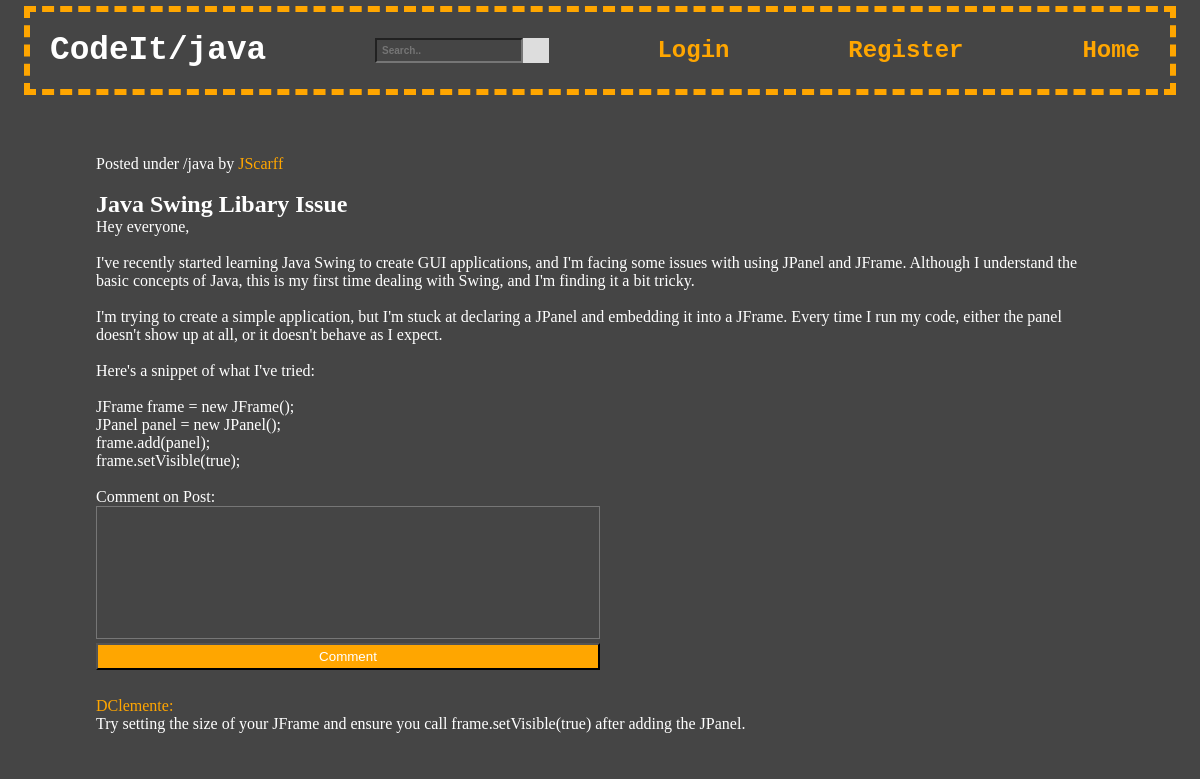
The page /post?post_id=3 on the database its author committed.
### tables this page shows
CREATE TABLE ForumPost(
        PostId INTEGER PRIMARY KEY NOT NULL,
        PostedBy TEXT NOT NULL,
        PostTitle TEXT NOT NULL,
        PostContent TEXT NOT NULL,
        PostSubForum TEXT NOT NULL,
        Upvotes INTEGER NOT NULL,
        Downvotes INTEGER NOT NULL
    );

### run.py (the view)
@app.route("/post")
def post():
    id = request.args.get('post_id')
    con = sql.connect("ForumPosts.db")
    con.row_factory = sql.Row
    cur = con.cursor()
    sql_select_query = """select * from ForumPost WHERE\
        PostId = ?"""
    cur.execute(sql_select_query, (id,))
    post = cur.fetchone()
    con.close()
    postDict = None
    if post:
        postDict = {
            "postId": post[0],
            "postedBy": post[1],
            "title": post[2],
            "content": post[3],
            "subforum": post[4]
        }
    con = sql.connect("PostComments.db")
    con.row_factory = sql.Row
    cur = con.cursor()
    sql_select_query = """select * from PostComment where\
        PostId = ?"""
    cur.execute(sql_select_query, (id,))
    comments = cur.fetchall()
    print(comments)
    con.close()
    return render_template('post.html',
            postDict = postDict, comments=comments )

### templates/post.html (shortened to what this page needs)
<!DOCTYPE html>
<html lang="en">
<head>
    <link href="../static/css/post.css" rel="stylesheet">
</head>
<body>
    <nav class="nav-bar">
        <div class="forum-logo">
          <h3>CodeIt/{{postDict['subforum']}}</h3>
        </div>
        <div class="search-container">
          <form action="/index">
            <input type="text" placeholder="Search.." name="search">
            <button type="submit"></button>
          </form>
        </div>
        {% if not session['logged_in'] %}
          <a href="/login-clicked">Login</a>
          <a href="/register">Register</a>
        {% endif %}
        <a href="/index">Home</a>
    </nav>
    <div class="post-container">
      <header>
        <p>Posted under /{{postDict["subforum"]}} by <a href="{{url_for('profile', posted_by=postDict['postedBy'])}}">{{postDict["postedBy"]}}</a> </p> <br />
        <h2>{{postDict["title"]}}</h2>
      </header>
      <article>
        <p>{{postDict["content"]|safe}}</p> <br />
      </article>
      <footer>
        <p>Comment on Post:
          </p>
        <div class="comment-input-container">
          <form action="{{ url_for('comment_submit', post_id=postDict['postId']) }}" method="post">
            <textarea class="comment-input" name="comment-content"></textarea>
            <input class="button" type="submit" value="Comment" />
          </form>
        </div>
        <br/>
        <br/>
        <br/>
        {% for comment in comments %}
            <a href="{{url_for('profile', posted_by=comment['CommentedBy'])}}">{{comment["CommentedBy"]}}:</a>
            <p>{{ comment["CommentContent"]|safe }}</p> <br/>
        {% endfor %}
      </footer>
    </div>
</body>
</html>

### static/css/post.css (style rules this page uses)
* { margin: 0; padding: 0; background-color: rgb(69, 69, 69); }
.nav-bar { background-color: rgb(69, 69, 69); color: #fff; font-family: "Courier New", "Lucida Console", Monaco, Consolas, monospace; display: flex; flex-wrap: wrap; justify-content: space-between; align-items: center; margin-top: 0.5%; margin-bottom: 5%; margin-right: 2%; margin-left: 2%; padding: 20px; border: 0.75ex dashed hsl(39, 100%, 50%); }
.forum-logo { font-size: 28px; display: flex; align-items: center; }
.nav-bar .search-container { border: none; }
.nav-bar input[type=text] { font-size: 10px; font-weight: bold; padding: 5px; }
.nav-bar .search-container button { float: right; padding: 12.75px; background: #ddd; font-size: 10px; border: none; cursor: pointer; }
nav a { font-size: 24px; margin-right: 10px; color: hsl(39, 100%, 50%); font-weight: bold; }
a:link { text-decoration: none; }
.post-container { color: #fff; margin-right: 8%; margin-left: 8%; }
header a, footer a { color: hsl(39, 100%, 50%); }
.comment-input { width: 50%; height: 10em; box-sizing: border-box; resize: none; color: #fff; }
.button { height: 2em; width: 50%; margin-right: 50%; background-color:hsl(39, 100%, 50%); color: #fff; float: right; }

### rows shown on the page
ForumPost: subforum "java", postedBy "JScarff", title "Java Swing Libary Issue", content "Hey everyone, I've recently started learning Java Swing to create GUI applications, and I'm facing some issues with using JPanel and JFrame. Although I understand the basic concepts of Java, this is my first time dealing with Swing, and I'm finding it a bit tricky. I'm trying to create a simple application, but I'm stuck at declaring a JPanel and embedding it into a JFrame. Every time I run my code, either the panel doesn't show up at all, or it doesn't behave as I expect. Here's a snippet of what I've tried: JFrame frame = new JFrame(); JPanel panel = new JPanel(); frame.add(panel); frame.setVisible(true);"

### other values the page prints
{{ comment["CommentedBy"] }} "DClemente"
{{ comment["CommentContent"]|safe }} "Try setting the size of your JFrame and ensure you call frame.setVisible(true) after adding the JPanel."
